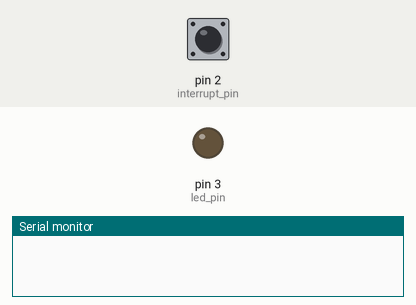
Simulated run of this sketch. Board: Arduino Uno, built with avr-gcc and run on an emulated ATmega328P. On the bench: output pins drawn as LEDs (lit = HIGH), the last lines printed to the serial monitor. The inputs (shaded band) are chosen by the test bench; at power-on: pin 2 (interrupt_pin) LOW.

Above: at 1.2 s.
1.3 s: pin 2 (interrupt_pin) pulled HIGH for 0.15 s
At 1.37 s:
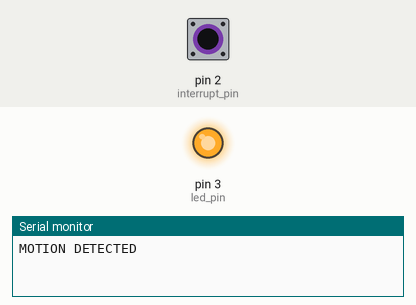
2.9 s: pin 2 (interrupt_pin) pulled HIGH for 3.2 s
At 7.4 s:
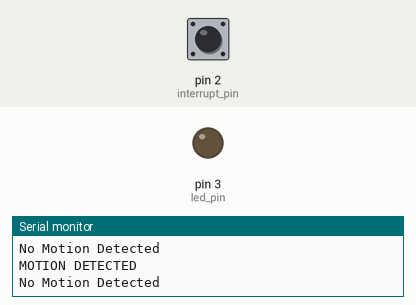
Timing chart, 0 to 8.9 s (numbered marks = the images above; inputs shaded):
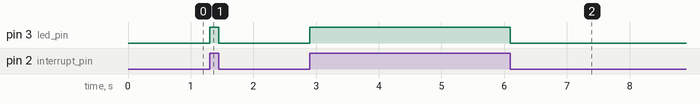

Measured:
- after the input at 1.3 s, pin 3 (led_pin): LOW → HIGH at once, → LOW 0.15 s later
- after the input at 2.9 s, pin 3 (led_pin): LOW → HIGH at once, → LOW 3.2 s later

The sketch:

Task1.2P.ino
```cpp
const byte led_pin = 3;
const byte interrupt_pin = 2;
volatile byte state = LOW;

void setup() {
  Serial.begin(9600);
  pinMode(led_pin,OUTPUT);
  attachInterrupt(digitalPinToInterrupt(interrupt_pin),interrupt_routine,CHANGE);
}

void loop() {


}

void interrupt_routine(){
  state = digitalRead(interrupt_pin);
  digitalWrite(led_pin,state);
  if (state)
    Serial.println("MOTION DETECTED");
  else
    Serial.println("No Motion Detected");
}
```
